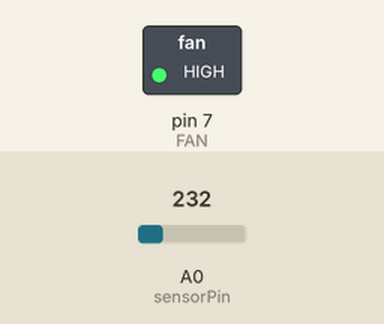
The sketch below on a simulated Arduino Uno, built with avr-gcc and run on an emulated ATmega328P. Shown: switched loads named in the sketch (green lamp = pin HIGH). Inputs (shaded band) come from the test bench; at power-on: A0 (sensorPin) = 232. What the sketch prints to the serial monitor is not drawn.

Above: at 0.1 s.
Timing chart, 0 to 1.6 s (numbered marks = the images above):
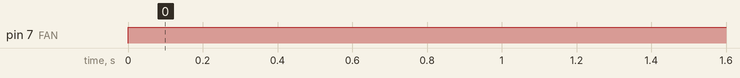

Measured:
- by itself, pin 7 (FAN): LOW → HIGH at 0.00 s

The sketch:

aparat.ino
```cpp
/* LM35 analog temperature sensor with Arduino example code. More info: https://www.makerguides.com */

// Define to which pin of the Arduino the output of the LM35 is connected:
#define sensorPin A0

int FAN = 7;
void setup() {
  // Begin serial communication at a baud rate of 9600:
  Serial.begin(9600);

  pinMode(FAN, OUTPUT);
  analogReference(INTERNAL);
}

void loop() {

      // Get a reading from the temperature sensor:
  int reading = analogRead(sensorPin);

  // Convert the reading into voltage:
  float voltage = reading * (1100 / 1024.0);

  // Convert the voltage into the temperature in degree Celsius:
  int temperature = voltage / 10;

  // Print the temperature in the Serial Monitor:
  Serial.println(temperature);
  if(temperature>=8)
  {
    digitalWrite(FAN,HIGH);
  }
  else
  {
    digitalWrite(FAN,LOW);
  }


  delay(3000); // wait a second between readings


}
```
